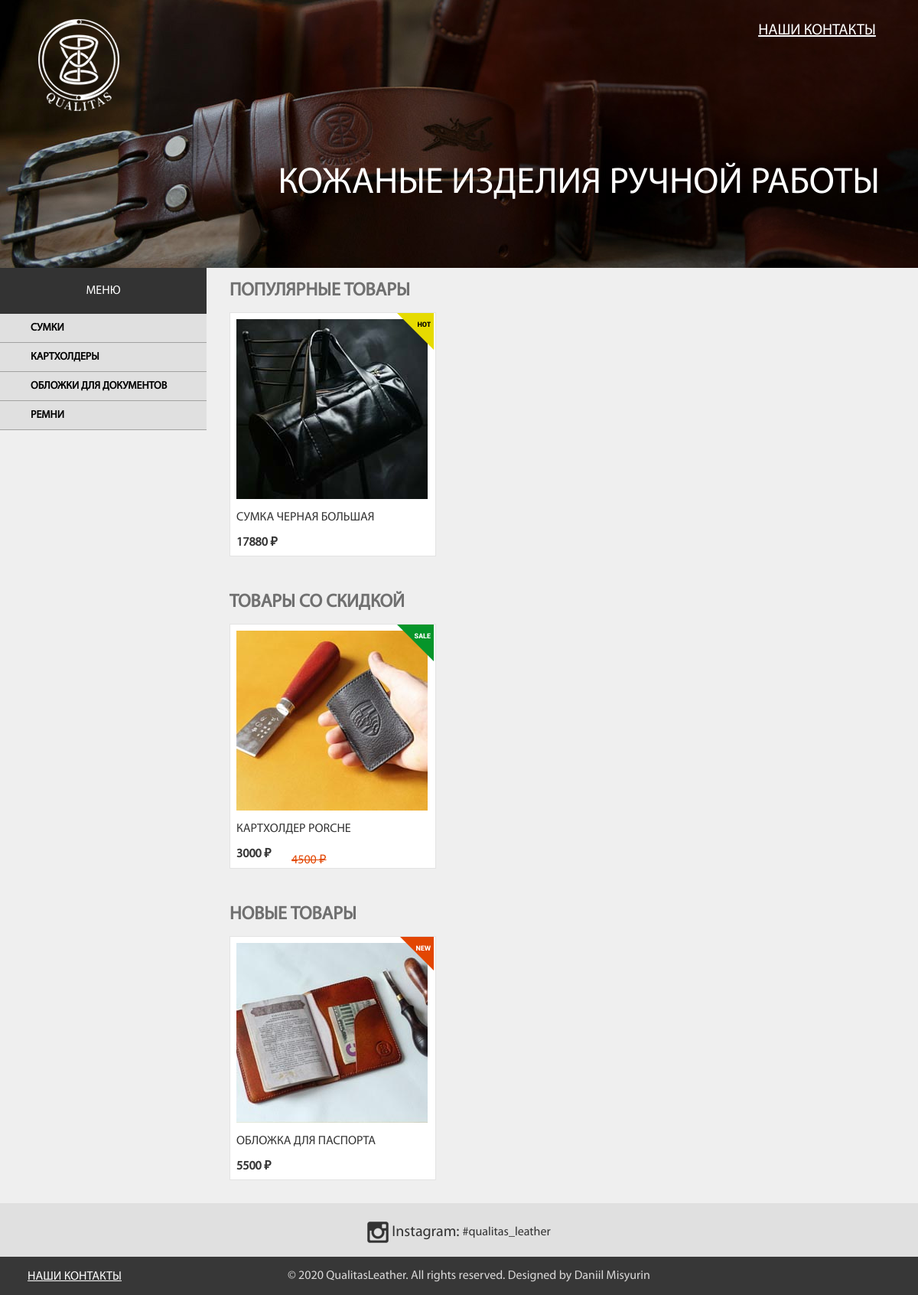
The page / on the database its author committed.
### appProductCategory/models.py (models this page shows, shortened)
class ProductCategory(models.Model):
    product_category_name = models.CharField(max_length=200, verbose_name='Категория товара')
    class Meta:
        verbose_name = "Категория товара"
        verbose_name_plural = "Категории товаров"

### appProductItem/models.py (models this page shows, shortened)
class ProductItem(models.Model):
    product_name = models.CharField(max_length=255, verbose_name='Наименование')
    product_category = models.ForeignKey(ProductCategory, on_delete=models.PROTECT, verbose_name='Категория товара')
    product_group = models.ForeignKey(ProductGroup, on_delete=models.PROTECT, verbose_name='Группа товара')
    product_price = models.CharField(max_length=255, verbose_name='Цена')
    product_old_price = models.CharField(max_length=255, default='-',  verbose_name='Старая цена')
    product_color = models.ForeignKey(ProductColor, on_delete=models.PROTECT, verbose_name='Цвет')
    product_material = models.ForeignKey(ProductMaterial, on_delete=models.PROTECT, verbose_name='Материал')
    product_fitting = models.ForeignKey(ProductFitting, on_delete=models.PROTECT, null=True, blank=True, verbose_name='Фурнитура')
    product_make_time = models.ForeignKey(ProductMakeTime, on_delete=models.PROTECT, verbose_name='Время изготовления')
    product_size = models.CharField(max_length=255, verbose_name='Размер')
    product_description = models.TextField(verbose_name='Описание')
    product_img_main = models.ImageField(upload_to='product_img/', verbose_name='Картинка для группы товаров 250х235')
    product_img_main_alt = models.CharField(max_length=255, verbose_name='Альтернативный текст фото')
    class Meta:
        verbose_name = "Товар"
        verbose_name_plural = "1. Товары"

### appCMS/views.py (the view)
# urls.py: path('', index_page),
def index_page(request):
    prodItemsInGroups = getProdItemInGroups()
    return render(request, './index.html', {
        'productCategoryList' : productCategoryList,
        'prodItemsInGroups' : prodItemsInGroups,
    })

### appProductItem/views.py (called while the page is built)
def getProdItemInGroups():
    products = ProductItem.objects.select_related('product_category').exclude(product_group=1)
    return products

### templates/index.html
{% extends 'base.html' %}
{% load static %}
{% block mainContent %}
<div class="main-content">
    <section class="product-grid">
        <h1 class="main-h1-title product-grid__title">Популярные товары</h1>
        <ul class="product-grid__list">
            {% for prodItem in prodItemsInGroups %}
                {% if prodItem.product_group.id == 4 %}
                    <li class="product">
                        <a href="/product/{{prodItem.id}}" class="product__link">
                            <div class="product__image-wraper">
                                <img src="{{prodItem.product_img_main.url}}" alt="{{prodItem.product_img_main_alt}}" class="product__img">
                            </div>
                            <div class="product__description-wrap">
                                <p class="product__title">{{prodItem.product_name}}</p>
                                <p class="product__price">{{prodItem.product_price}} &#8381;</p>
                            </div>
                            <span class="triangle-field-hot"></span>
                            <span class="triangle-text-hot">hot</span>
                        </a>
                    </li>
                {% endif %}
            {% endfor %}
        </ul>
    </section>
    <section class="product-grid">
        <h1 class="main-h1-title product-grid__title">Товары со скидкой</h1>
        <ul class="product-grid__list">
            {% for prodItem in prodItemsInGroups %}
                {% if prodItem.product_group.id == 2 %}
                    <li class="product">
                        <a href="/product/{{prodItem.id}}" class="product__link">
                            <div class="product__image-wraper">
                                <img src="{{prodItem.product_img_main.url}}" alt="{{prodItem.product_img_main_alt}}" class="product__img">
                            </div>
                            <div class="product__description-wrap">
                                <p class="product__title">{{prodItem.product_name}}</p>
                                <p class="product__price">{{prodItem.product_price}} &#8381;</p>
                                <p class="product__sale-price">{{prodItem.product_old_price}} &#8381;</p>
                            </div>
                            <span class="triangle-field-sale"></span>
                            <span class="triangle-text-sale">sale</span>
                        </a>
                    </li>
                {% endif %}
            {% endfor %}
        </ul>
    </section>
    <section class="product-grid">
        <h1 class="main-h1-title product-grid__title">Новые товары</h1>
        <ul class="product-grid__list">
            {% for prodItem in prodItemsInGroups %}
                {% if prodItem.product_group.id == 3 %}
                    <li class="product">
                        <a href="/product/{{prodItem.id}}" class="product__link">
                            <div class="product__image-wraper">
                                <img src="{{prodItem.product_img_main.url}}" alt="{{prodItem.product_img_main_alt}}" class="product__img">
                            </div>
                            <div class="product__description-wrap">
                                <p class="product__title">{{prodItem.product_name}}</p>
                                <p class="product__price">{{prodItem.product_price}} &#8381;</p>
                            </div>
                            <span class="triangle-field-new"></span>
                            <span class="triangle-text-new">new</span>
                        </a>
                    </li>
                {% endif %}
            {% endfor %}
        </ul>
    </section>
</div>
{% endblock %}

### templates/includes/nav-left.html (shortened to what this page needs)
{% load static %}
<nav class="main-nav">
    <div class="main-nav__title">
        <span class="main-nav__title-text">Меню</span>
    </div>
    <ul class="main-nav__list main-nav__list--closed main-nav__list--nojs">
        {% for productCategory in productCategoryList %}
        <li class="main-nav__item">
            <a class="main-nav__link" href="/category/{{productCategory.id}}">{{productCategory.product_category_name}}</a>
        </li>
        {% endfor %}
    </ul>
</nav>

### qualitasleather/static/css/style.css (style rules this page uses)
body { font-family: "MyriadPro"; font-size: 16px; font-weight: 400; font-style: normal; }
.main-nav__title { height: 60px; background-color: #333; color: #fff; text-align: center; line-height: 60px; text-transform: uppercase; position: relative; }
.main-nav__list { padding: 0; margin: 0; }
.main-nav__item { height: 37px; list-style: none; border-bottom: 1px solid #a2a2a1; }
.main-nav__link { display: block; height: 100%; padding-left: 40px; text-decoration: none; line-height: 37px; color: #000; font-weight: 900; font-size: 14px; background-color: #e0e0e0; text-transform: uppercase; }
.main-nav__list--closed { display: none; }
@media (min-width: 992px) { .main-nav { width: 270px; margin: 0; flex-shrink: 0; } }
@media (min-width: 992px) { .main-nav__list { display: block; } }
.main-content { padding-left: 20px; padding-right: 20px; padding-bottom: 0.1px; }
@media (min-width: 576px) { .main-content { padding-left: 40px; padding-right: 40px; } }
@media (min-width: 768px) { .main-content { padding-left: 20px; padding-right: 20px; } }
@media (min-width: 992px) { .main-content { padding-left: 25px; padding-right: 25px; width: 722px; } }
@media (min-width: 1200px) { .main-content { padding-left: 30px; padding-right: 30px; width: 870px; } }
.main-h1-title { height: 24px; font-size: 24px; text-transform: uppercase; color: #707070; margin: 0; padding-top: 17px; padding-bottom: 17px; }
.product-grid__list { display: flex; flex-wrap: wrap; justify-content: flex-start; margin: 0; padding: 0; }
.product { max-width: calc(50% - 8px); display: flex; flex-grow: 1; list-style: none; background-color: #fff; margin-bottom: 20px; margin-left: 4px; margin-right: 4px; border: 1px solid #e3e3e3; box-sizing: border-box; }
.product__link { display: flex; flex-direction: column; padding: 8px; text-decoration: none; position: relative; }
.product__image-wraper { overflow: hidden; flex-shrink: 0; }
.product__img { display: block; width: 100%; }
.product__description-wrap { display: flex; flex-grow: 1; flex-direction: column; justify-content: space-between; font-size: 16px; color: #333; text-transform: uppercase; }
.product__title { margin: 0; line-height: 18px; padding: 10px 0 10px 0; }
.product__price { margin: 0; font-weight: 700; }
.product__sale-price { position: absolute; margin: 0; bottom: 0; left: 80px; font-weight: 400; color: #e24602; text-decoration:line-through }
@media (min-width: 576px) { .product { display: flex; max-width: 157px; margin-bottom: 30px; margin-left: 6px; margin-right: 6px; } }
@media (min-width: 576px) { .product:first-child { margin-left: 0; } }
@media (min-width: 576px) { .product:last-child { margin-right: 0; } }
@media (min-width: 576px) { .product__description-wrap { margin-left: 0px; padding: 0; } }
@media (min-width: 576px) { .product__title { padding: 15px 0 15px 0; } }
@media (min-width: 576px) { .product__price { margin-top: 0; } }
@media (min-width: 768px) { .product { max-width: 230px; margin-left: 9px; margin-right: 9px; } }
@media (min-width: 992px) { .product { max-width: 210px; margin-left: 10px; margin-right: 10px; } }
@media (min-width: 1200px) { .product { max-width: 270px; margin-left: 15px; margin-right: 15px; } }
.triangle-field-new { display: block; width: 0; height: 0; border: 22px solid transparent; border-top: 22px solid #e24602; border-right: 22px solid #e24602; position: absolute; top: 0; right: 0; }
.triangle-text-new { color: #ffffff; font-family: "Roboto"; font-size: 9px; font-weight: 400; text-transform: uppercase; position: absolute; top: 10px; right: 4px; }
.triangle-field-hot { display: block; width: 0; height: 0; border: 24px solid transparent; border-top: 24px solid #e6db00;; border-right: 24px solid #e6db00;; position: absolute; top: 0; right: 0; }
.triangle-text-hot { color: #000000; font-family: "Roboto"; font-size: 9px; font-weight: 400; text-transform: uppercase; position: absolute; top: 10px; right: 4px; }
.triangle-field-sale { display: block; width: 0; height: 0; border: 24px solid transparent; border-top: 24px solid #06952a; border-right: 24px solid #06952a; position: absolute; top: 0; right: 0; }
.triangle-text-sale { color: #ffffff; font-family: "Roboto"; font-size: 9px; font-weight: 400; text-transform: uppercase; position: absolute; top: 10px; right: 4px; }

### rows shown on the page
ProductCategory: product_category_name "СУМКИ"
ProductCategory: product_category_name "КАРТХОЛДЕРЫ"
ProductCategory: product_category_name "ОБЛОЖКИ ДЛЯ ДОКУМЕНТОВ"
ProductCategory: product_category_name "РЕМНИ"
ProductItem: product_img_main (picture), product_name "СУМКА ЧЕРНАЯ БОЛЬШАЯ", product_price "17880"
ProductItem: product_img_main (picture), product_name "КАРТХОЛДЕР PORCHE", product_price "3000", product_old_price "4500"
ProductItem: product_img_main (picture), product_name "ОБЛОЖКА ДЛЯ ПАСПОРТА", product_price "5500"
